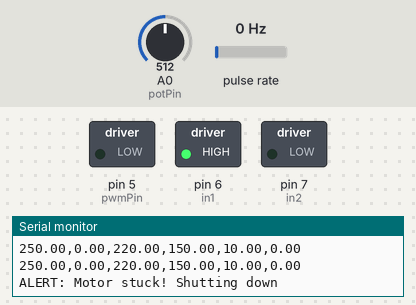
This sketch was run on a simulated Arduino Uno, built with avr-gcc and run on an emulated ATmega328P. Parts: switched loads named in the sketch (green lamp = pin HIGH), the last lines printed to the serial monitor. Wiring (inferred from the names in the program): pulse sensor: data pin 2. Inputs (shaded band) come from the test bench; at power-on: pulse rate 0 Hz, A0 (potPin) = 512.

Above: at 1.2 s.
1.3 s: pulse rate (sensor on pin 2) set to 50 Hz
At 2.15 s:
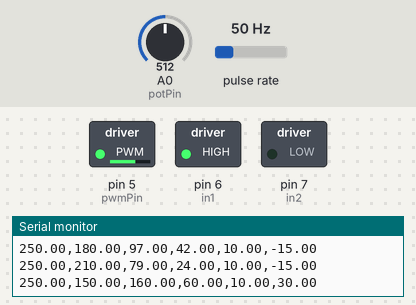
4.3 s: A0 (potPin) set to 306
At 5.0 s:
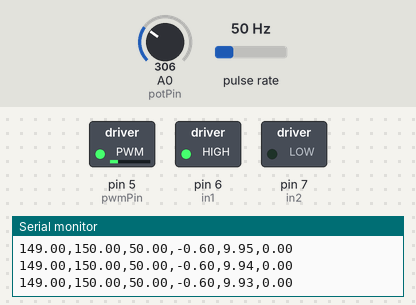
5.8 s: pulse rate (sensor on pin 2) set to 3 Hz
At 6.15 s:
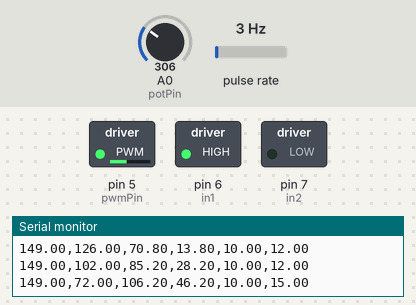
8.8 s: A0 (potPin) set to 90
10.3 s: A0 (potPin) set to 10
13.3 s: A0 (potPin) set to 7
Timing chart, 0 to 17.3 s (numbered marks = the images above; inputs shaded):
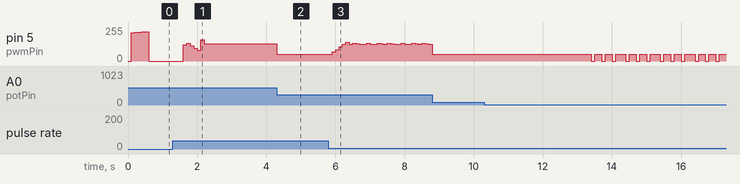

The sketch:

motorPID.ino
```cpp
const int potPin = A0;
const int pwmPin = 5;
const int in1 = 6;
const int in2 = 7;
const byte encoderPin = 2;

volatile unsigned long pulseCount = 0;
const int pulsesPerRevolution = 20;
unsigned long lastPulseTime = 0;
const unsigned long debounceTime = 2;


float Kp = 0.6;
float Ki = 0.1;
float Kd = 0.05;
float setpoint = 0;
float input = 0;
float output = 0;
float lastInput = 0;
float integral = 0;

unsigned long previousMillis = 0;
const unsigned long interval = 100; // 100 ms
const float deltaT = interval / 1000.0; // in seconds

const int filterSamples = 5;
float rpmBuffer[filterSamples];
int bufIndex = 0;

const int minPWM = 50;
const float I_max = 100;
const float I_min = -100;

void encoderISR() {
  if (millis() - lastPulseTime >= debounceTime) {
    pulseCount++;
    lastPulseTime = millis();
  }
}

void setup() {
  pinMode(pwmPin, OUTPUT);
  pinMode(in1, OUTPUT);
  pinMode(in2, OUTPUT);
  pinMode(encoderPin, INPUT_PULLUP);

  digitalWrite(in1, HIGH);
  digitalWrite(in2, LOW);

  attachInterrupt(digitalPinToInterrupt(encoderPin), encoderISR, RISING);

  for (int i = 0; i < filterSamples; i++) rpmBuffer[i] = 0;

  Serial.begin(115200);
  Serial.println("Setpoint,ActualRPM,PWM,P,I,D");
}

void loop() {
  unsigned long currentMillis = millis();

  if (currentMillis - previousMillis >= interval) {
    previousMillis = currentMillis;

    noInterrupts();
    unsigned long pulses = pulseCount;
    pulseCount = 0;
    interrupts();

    float rawRPM = (pulses * 60000.0) / pulsesPerRevolution / interval;

    rpmBuffer[bufIndex] = rawRPM;
    bufIndex = (bufIndex + 1) % filterSamples;

    float filteredRPM = 0;
    for (int i = 0; i < filterSamples; i++) filteredRPM += rpmBuffer[i];
    input = filteredRPM / filterSamples;

    int potValue = analogRead(potPin);
    setpoint = map(potValue, 0, 1023, 0, 500); // RPM max

    if (setpoint <= 0) {
      output = 0;
      integral = 0;
      analogWrite(pwmPin, 0);
      Serial.println("0,0,0,0,0,0");
      return;
    }

    float error = setpoint - input;

    float P = Kp * error;

    integral += error * deltaT;
    integral = constrain(integral, I_min, I_max);
    float I = Ki * integral;

    float derivative = (input - lastInput) / deltaT;
    float D = -Kd * derivative;

    output = P + I + D;

    float feedforward = map(setpoint, 0, 500, 0, 120); // 120 PWM @ 500 RPM
    output += feedforward;

    output = constrain(output, 0, 255);
    if (output > 0 && output < minPWM) output = minPWM;

    analogWrite(pwmPin, (int)output);

    lastInput = input;

    static int stuckCount = 0;
    if (input < 10 && output > minPWM) {
      if (++stuckCount > 5) {
        analogWrite(pwmPin, 0);
        Serial.println("ALERT: Motor stuck! Shutting down");
        delay(1000);
        stuckCount = 0;
      }
    } else stuckCount = 0;

    Serial.print(setpoint); Serial.print(",");
    Serial.print(input); Serial.print(",");
    Serial.print(output); Serial.print(",");
    Serial.print(P); Serial.print(",");
    Serial.print(I); Serial.print(",");
    Serial.println(D);
  }
}
```

Measured:
- after the input at 4.3 s, pin 5 (pwmPin): 130/255 → 50/255 at once
- after the input at 5.8 s, pin 5 (pwmPin): 50/255 → 70/255 after 0.11 s, → 85/255 0.10 s later, → 106/255 0.10 s later, → 124/255 0.10 s later, … (29 changes in this stretch)
